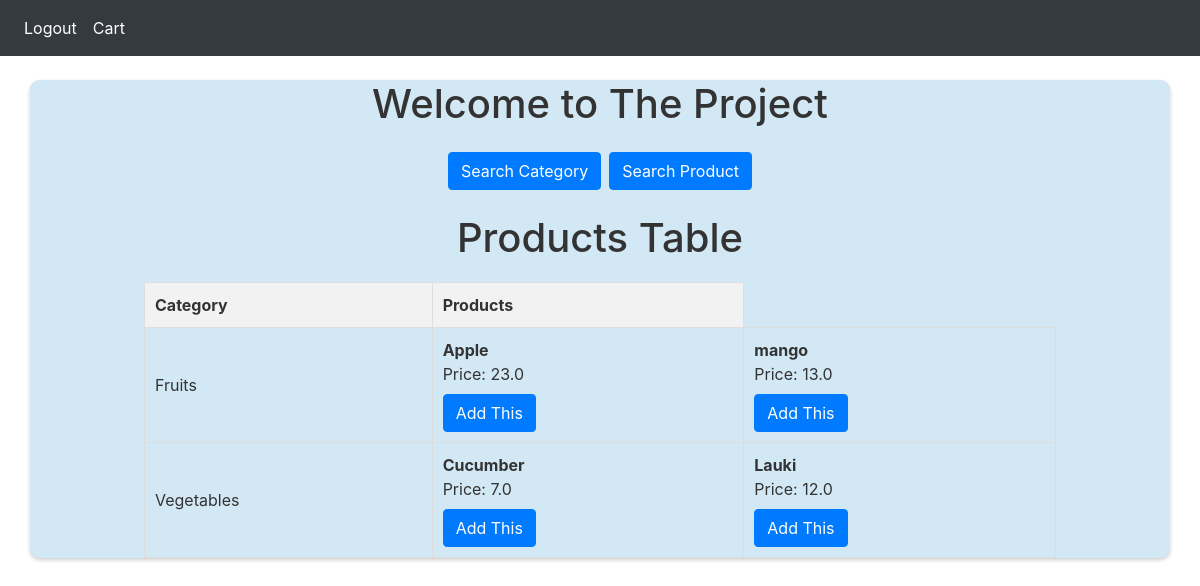
The app's page /userhome/1, older data.
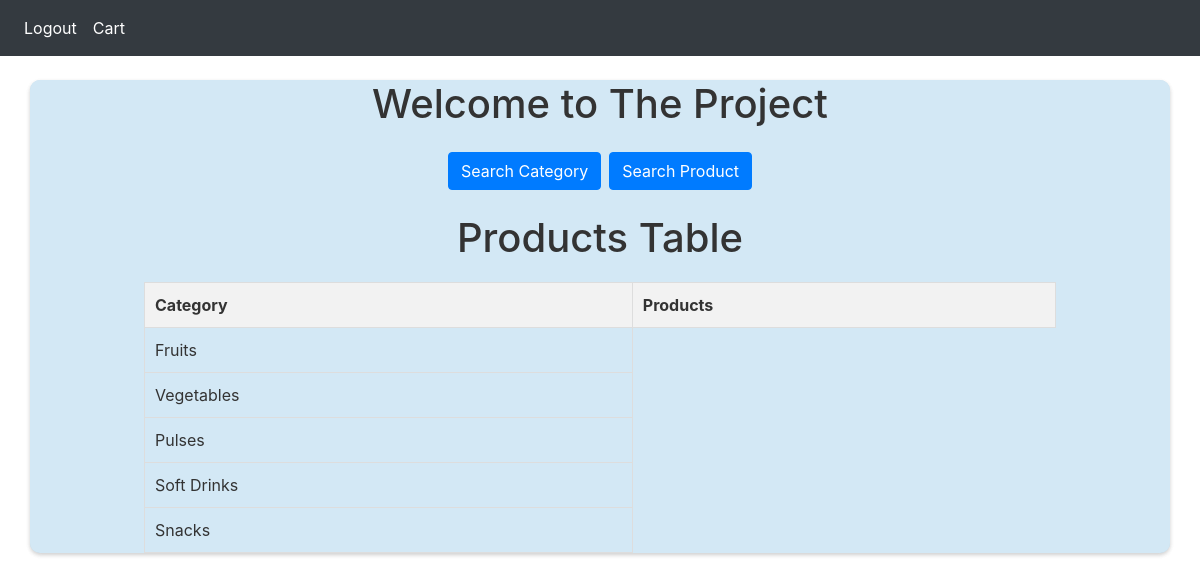
The same page, newer data.
### GroceryWebapp/models.py (models this page shows)
class Categories(db.Model, UserMixin):
    id = db.Column(db.Integer, primary_key=True)  # Primary key for the category
    cat_name = db.Column(db.String(150), unique=True, nullable=False)  # Category name
    products = db.relationship(
        "Products", backref="category"
    )  # Relationship with Products model

class Products(db.Model, UserMixin):
    id = db.Column(db.Integer, primary_key=True)  # Primary key for the product
    product_name = db.Column(
        db.String(150), unique=True, nullable=False
    )  # Product name
    manufacture = db.Column(db.String(150))  # Manufacturing date of the product
    expiry = db.Column(db.String(150))  # Expiry date of the product
    p_per_u = db.Column(db.Float, nullable=False)  # Price per unit of the product
    stock = db.Column(db.Integer, nullable=False)  # Available stock quantity
    c_id = db.Column(
        db.Integer, db.ForeignKey("categories.id"), nullable=False
    )  # Category foreign key

### GroceryWebapp/main.py (the view)
@main.route("/userhome/<int:userid>")
def userhome(userid):
    categories = Categories.query.all()
    for category in categories:
        category.products = Products.query.filter_by(c_id=category.id).all()
    return render_template("home_user.html", categories=categories, userid=userid)

### GroceryWebapp/templates/home_user.html (shortened to what this page needs)
{% extends "base.html" %}
{% block head %}
{{ super() }}
<link rel="stylesheet" href="{{ url_for('static', filename='demo.css') }}">
<link rel="stylesheet" href="{{ url_for('static', filename='demo2.css') }}">
{% endblock %}
{% block nav %}
<nav class="navbar navbar-expand-lg navbar-dark bg-dark">
  <div  id="navbar">
    <div class="navbar-nav">
      <a class="nav-item nav-link" id="home" href="/">Logout</a>
      <a class="nav-item nav-link" id="home" href="{{url_for('main.usercart', userid=userid)}}">Cart</a>
    </div>
  </div>
</nav>
{% endblock %}
{% block content %}
<div class="container mt-4">
  <h1 class="text-center">Welcome to The Project</h1>
  <div class="d-flex justify-content-center mt-4">
    <a href="{{url_for('main.searchcat', userid=userid)}}" class="btn btn-primary mr-2">Search Category</a>
    <a href="{{url_for('main.searchitem', userid=userid)}}" class="btn btn-primary">Search Product</a>
  </div>
  <h1 class="text-center mt-4">Products Table</h1>
  <table>
    <tr>
      <th>Category</th>
      <th>Products</th>
    </tr>
    {% for category in categories %}
    <tr>
      <td>{{ category.cat_name }}</td>
      {% for product in category.products %}
      <td>
        <b>{{ product.product_name }}</b><br>
        Price: {{ product.p_per_u }}<br>
        <a href="{{url_for('main.addtocart', product_id=product.id,userid=userid)}}" class="btn btn-primary mt-2">Add This</a>
      </td>
      {% endfor %}
    </tr>
    {% endfor %}
  </table>
</div>
{% endblock %}

### GroceryWebapp/templates/base.html (shortened to what this page needs)
<!DOCTYPE html>
<html>
<head>
  {% block head %}
  <link rel="stylesheet" href="https://stackpath.bootstrapcdn.com/bootstrap/4.4.1/css/bootstrap.min.css"
 />
  <link rel="stylesheet" href="https://stackpath.bootstrapcdn.com/font-awesome/4.7.0/css/font-awesome.min.css"
 />
  {% endblock %}
</head>
<body>
  {% block nav %}{% endblock %}
  <div class="container content-container">
    {% block content %}{% endblock %}
  </div>
</body>
</html>

### GroceryWebapp/static/demo2.css (style rules this page uses)
table { width: 100%; border-collapse: collapse; }
th, td { padding: 8px; border: 1px solid #ccc; }

### GroceryWebapp/templates/home_user.html (style rules this page uses)
.container { background-color: #d3e8f5; color: #333; padding: 0px; border-radius: 10px; box-shadow: 0 2px 4px rgba(0, 0, 0, 0.1); }
.navbar { background-color: #333; }
.navbar .navbar-nav .nav-link { color: #fff; }
.d-flex { margin-top: 20px; display: flex; justify-content: center; }
.btn-primary { background-color: #007bff; border-color: #007bff; }
h1 { text-align: center; }
table { width: 80%; border-collapse: collapse; margin: 20px auto; }
th, td { border: 1px solid #ddd; padding: 10px; text-align: left; }
th { background-color: #f2f2f2; }

Row changes from the older to the newer data that the page shows:
removed Products: product_name "Apple", p_per_u "23.0", shown under Categories "Fruits"
removed Products: product_name "mango", p_per_u "13.0", shown under Categories "Fruits"
removed Products: product_name "Cucumber", p_per_u "7.0", shown under Categories "Vegetables"
removed Products: product_name "Lauki", p_per_u "12.0", shown under Categories "Vegetables"
added Categories: cat_name "Pulses"
added Categories: cat_name "Soft Drinks"
added Categories: cat_name "Snacks"
